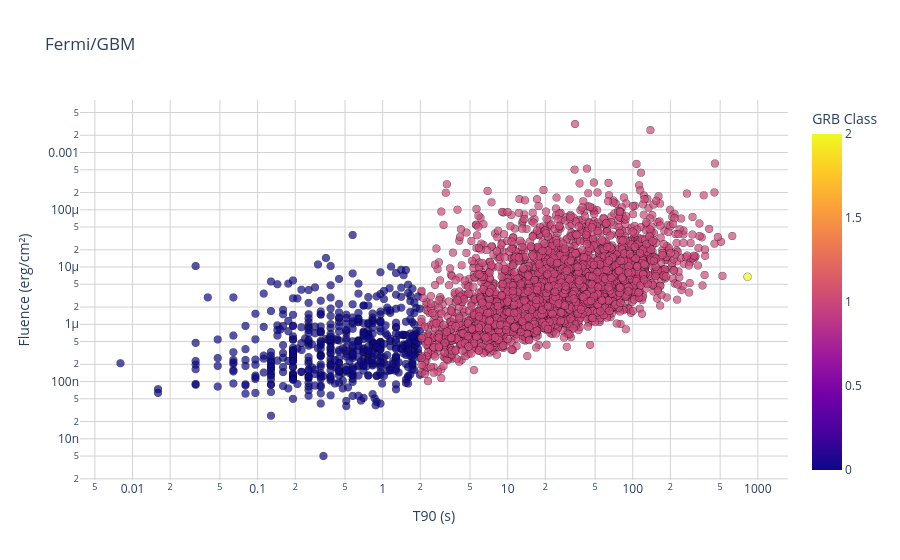

Notebook cell for this chart:
### Code cell
import pandas as pd
import plotly.express as px

df = pd.read_csv("fermi.csv")

fig = px.scatter(
    df, 
    x="t90", 
    y="fluence", 
    color="Classified", 
    labels={"t90": "T90 (s)", "fluence": "Fluence (erg/cm²)", "Classified": "GRB Class"}, 
    title="Fermi/GBM",
    template="plotly_white"
)

fig.update_traces(marker=dict(size=8, opacity=0.7, line=dict(width=0.5, color="black")))

fig.update_layout(
    xaxis=dict(title="T90 (s)", gridcolor="lightgrey", type="log"),
    yaxis=dict(title="Fluence (erg/cm²)", gridcolor="lightgrey", type="log"),
    coloraxis_colorbar=dict(title="GRB Class")
)

fig.show()

### Figure 1 — Plotly figure (JSON) as saved in the notebook; plotly's stock layout.template omitted (floating-point values rounded to 4 significant figures; data arrays with more than 128 entries replaced by an {"elided": "..."} marker saying what was removed)
{"data": [{"hovertemplate": "T90 (s)=%{x}<br>Fluence (erg/cm²)=%{y}<br>GRB Class=%{marker.color}<extra></extra>", "legendgroup": "", "marker": {"color": {"elided": "3583 int values"}, "coloraxis": "coloraxis", "line": {"color": "black", "width": 0.5}, "opacity": 0.7, "size": 8, "symbol": "circle"}, "mode": "markers", "name": "", "showlegend": false, "type": "scattergl", "x": {"elided": "3583 float values"}, "xaxis": "x", "y": {"elided": "3583 float values"}, "yaxis": "y"}], "layout": {"coloraxis": {"colorbar": {"title": {"text": "GRB Class"}}, "colorscale": [[0, "#0d0887"], [0.1111, "#46039f"], [0.2222, "#7201a8"], [0.3333, "#9c179e"], [0.4444, "#bd3786"], [0.5556, "#d8576b"], [0.6667, "#ed7953"], [0.7778, "#fb9f3a"], [0.8889, "#fdca26"], [1, "#f0f921"]]}, "legend": {"tracegroupgap": 0}, "title": {"text": "Fermi/GBM"}, "xaxis": {"anchor": "y", "domain": [0, 1], "gridcolor": "lightgrey", "title": {"text": "T90 (s)"}, "type": "log"}, "yaxis": {"anchor": "x", "domain": [0, 1], "gridcolor": "lightgrey", "title": {"text": "Fluence (erg/cm²)"}, "type": "log"}}}
